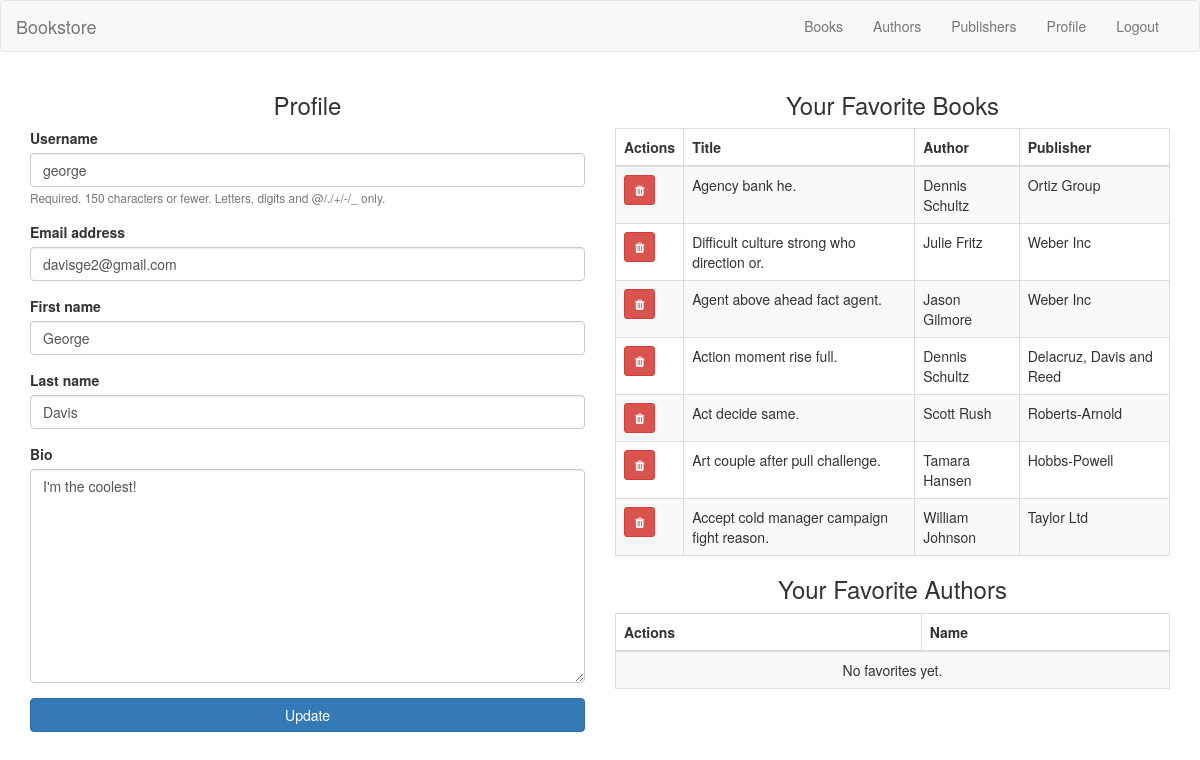
/accounts/profile/ (signed in), run on the app's committed database.
### accounts/models.py (models this page shows, shortened)
class Profile(models.Model):
    user = models.OneToOneField(User, on_delete=models.CASCADE)
    bio = models.TextField(blank=True)
    first_name = models.CharField(max_length=150, blank=True)
    last_name = models.CharField(max_length=150, blank=True)
    favorite_books = models.ManyToManyField('catalog.Book', blank=True)
    favorite_authors = models.ManyToManyField('catalog.Author', blank=True)

### catalog/models.py (models this page shows, shortened)
class Book(models.Model):
    title = models.CharField(max_length=200)
    author = models.ForeignKey(Author, on_delete=models.CASCADE)
    publisher = models.ForeignKey(Publisher, on_delete=models.CASCADE)
    publish_date = models.DateField()

class Author(models.Model):
    name = models.CharField(max_length=100)
    bio = models.TextField(blank=True)
    def __str__(self):
        return self.name

class Publisher(models.Model):
    name = models.CharField(max_length=100)
    website = models.URLField(blank=True)
    def __str__(self):
        return self.name

### accounts/views.py (the view)
# urls.py: path('profile/', views.profile, name='profile'),
@login_required
def profile(request):
    if request.method == 'POST':
        user_form = UserUpdateForm(request.POST, instance=request.user)
        profile_form = ProfileUpdateForm(request.POST, instance=request.user.profile)
        if user_form.is_valid() and profile_form.is_valid():
            user_form.save()
            profile_form.save()
            messages.success(request, 'Profile updated.')
            return redirect('profile')
    else:
        user_form = UserUpdateForm(instance=request.user)
        profile_form = ProfileUpdateForm(instance=request.user.profile)
    favorite_books = request.user.profile.favorite_books.select_related('author', 'publisher')
    favorite_authors = request.user.profile.favorite_authors.all()
    context = {
        'form': user_form,
        'profile_form': profile_form,
        'favorite_books': favorite_books,
        'favorite_authors': favorite_authors,
    }
    return render(request, 'registration/profile.html', context)

### accounts/forms.py
class UserUpdateForm(forms.ModelForm):
    class Meta:
        model = User
        fields = ("username", "email")

class ProfileUpdateForm(forms.ModelForm):
    class Meta:
        model = Profile
        fields = ("first_name", "last_name", "bio")

### templates/registration/profile.html (shortened to what this page needs)
{% extends 'base.html' %}
{% load bootstrap3 %}
{% block content %}
<div class="container">
    <div class="row">
        <div class="col-md-6">
            <h3 class="text-center">Profile</h3>
            <form method="post" class="form" novalidate>
                {% bootstrap_form form %}
                {% bootstrap_form profile_form %}
                <button type="submit" class="btn btn-primary btn-block">Update</button>
            </form>
        </div>
        <div class="col-md-6">
            <h3 class="text-center">Your Favorite Books</h3>
            <table class="table table-striped table-bordered">
                <thead>
                    <tr>
                        <th>Actions</th>
                        <th>Title</th>
                        <th>Author</th>
                        <th>Publisher</th>
                    </tr>
                </thead>
                <tbody>
                    {% for book in favorite_books %}
                    <tr>
                        <td>
                            <button class="btn btn-danger btn-sm btn-remove-favorite" data-book-id="{{ book.id }}" data-book-title="{{ book.title }}" title="Remove">
                                <i class="fa fa-trash"></i>
                            </button>
                        </td>
                        <td>{{ book.title }}</td>
                        <td>{{ book.author }}</td>
                        <td>{{ book.publisher }}</td>
                    </tr>
                    {% empty %}
                    <tr>
                        <td colspan="3" class="text-center">No favorites yet.</td>
                    </tr>
                    {% endfor %}
                </tbody>
            </table>
            <h3 class="text-center">Your Favorite Authors</h3>
            <table class="table table-striped table-bordered">
                <thead>
                    <tr>
                        <th>Actions</th>
                        <th>Name</th>
                    </tr>
                </thead>
                <tbody>
                    {% for a in favorite_authors %}
                    <tr>
                        <td>
                            <button class="btn btn-danger btn-sm btn-remove-favorite-author" data-author-id="{{ a.id }}" data-author-name="{{ a.name }}" title="Remove">
                                <i class="fa fa-trash"></i>
                            </button>
                        </td>
                        <td>{{ a.name }}</td>
                    </tr>
                    {% empty %}
                    <tr>
                        <td colspan="2" class="text-center">No favorites yet.</td>
                    </tr>
                    {% endfor %}
                </tbody>
            </table>
        </div>
    </div>
</div>
{% endblock %}

### templates/base.html (shortened to what this page needs)
<!DOCTYPE html>
<html lang="en">
<head>
    {% load static %}
    <link rel="stylesheet" href="https://maxcdn.bootstrapcdn.com/bootstrap/3.4.1/css/bootstrap.min.css">
    <link rel="stylesheet" href="https://cdnjs.cloudflare.com/ajax/libs/select2/4.0.13/css/select2.min.css">
    <link rel="stylesheet" href="https://cdnjs.cloudflare.com/ajax/libs/font-awesome/4.7.0/css/font-awesome.min.css">
</head>
<body>
    <nav class="navbar navbar-default">
        <div class="container-fluid">
            <div class="navbar-header">
                <a class="navbar-brand" href="{% url 'books' %}">Bookstore</a>
            </div>
            <ul class="nav navbar-nav navbar-right" style="margin-right:10px;">
                {% if user.is_authenticated %}
                    <li><a href="{% url 'books' %}">Books</a></li>
                    <li><a href="{% url 'authors' %}">Authors</a></li>
                    <li><a href="{% url 'publishers' %}">Publishers</a></li>
                    <li><a href="{% url 'profile' %}">Profile</a></li>
                    <li><a href="{% url 'logout' %}">Logout</a></li>
                {% else %}
                    <li><a href="{% url 'login' %}">Login</a></li>
                    <li><a href="{% url 'register' %}">Register</a></li>
                {% endif %}
            </ul>
        </div>
    </nav>
    {% block content %}{% endblock %}
</body>
</html>

### data on the page
Profile: first_name "George", last_name "Davis", bio "I'm the coolest!"
Book: title "Agency bank he.", author "Dennis Schultz", publisher "Ortiz Group"
Book: title "Difficult culture strong who direction or.", author "Julie Fritz", publisher "Weber Inc"
Book: title "Agent above ahead fact agent.", author "Jason Gilmore", publisher "Weber Inc"
Book: title "Action moment rise full.", author "Dennis Schultz", publisher "Delacruz, Davis and Reed"
Book: title "Act decide same.", author "Scott Rush", publisher "Roberts-Arnold"
Book: title "Art couple after pull challenge.", author "Tamara Hansen", publisher "Hobbs-Powell"
Book: title "Accept cold manager campaign fight reason.", author "William Johnson", publisher "Taylor Ltd"
